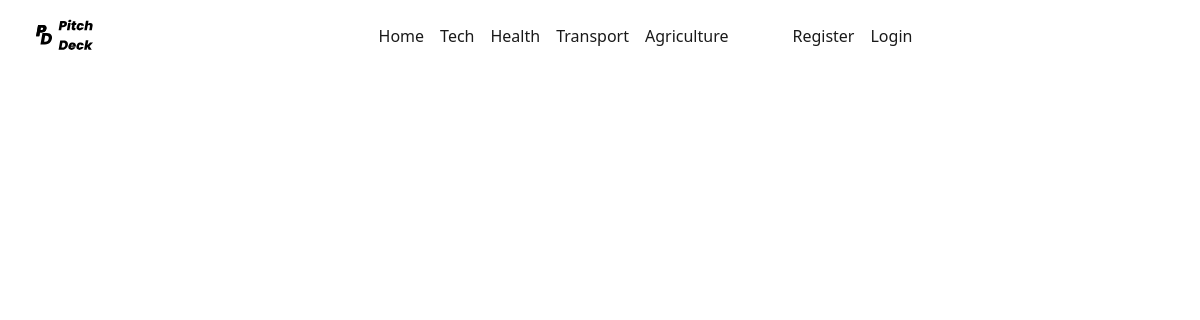
The app's page /categories/Health, older data.
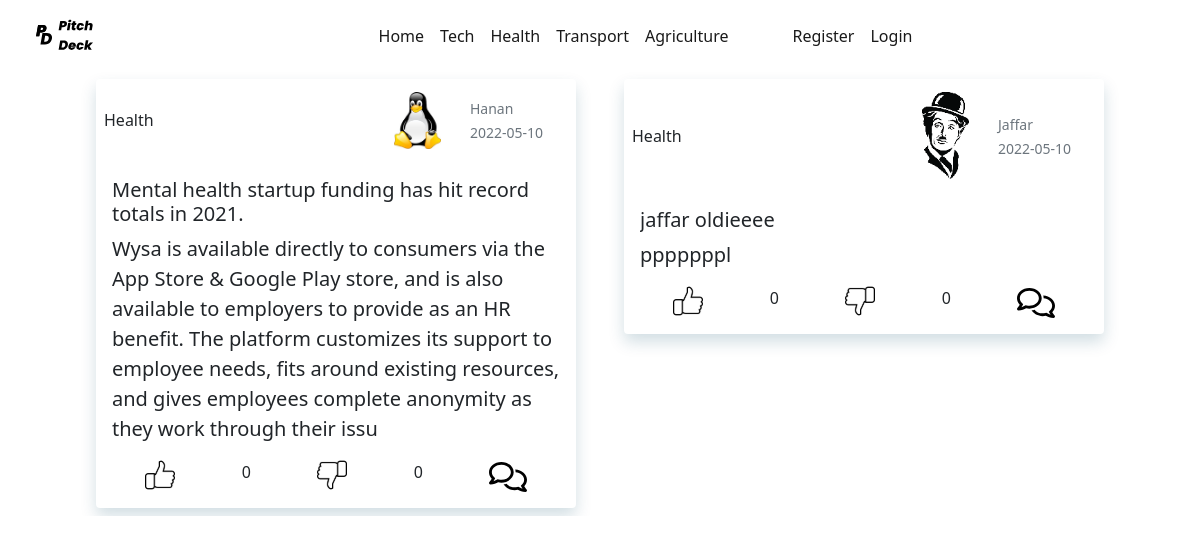
The same page, newer data.
### app/models.py (models this page shows, shortened)
class Pitch(db.Model):
    id = db.Column(db.Integer, primary_key=True)
    title = db.Column(db.String, nullable=False)
    content = db.Column(db.String, nullable=False)
    likes= db.Column(db.Integer, nullable=False,default=0)
    dislikes= db.Column(db.Integer, nullable=False,default=0)
    comments= db.Column(db.String, default='')
    category= db.Column(db.String,nullable=False)
    date_created = db.Column(db.Date, nullable=False, default=datetime.utcnow)
    user_id = db.Column(db.Integer, db.ForeignKey('user.id'), nullable=False)

class User(db.Model, UserMixin):
    id = db.Column(db.Integer, primary_key=True)
    username = db.Column(db.String, nullable=False, unique=True)
    email = db.Column(db.String, nullable=False, unique=True)
    password = db.Column(db.String, nullable=False)
    profile = db.Column(db.String, nullable=False, default='anon.png')
    pitches = db.relationship('Pitch', backref='author', lazy=True)
    otp = db.relationship('Otp', backref='user', lazy=True)

### app/pitch/routes.py (the view)
@posts.route('/categories/<category>')
def categories(category):
    pitches = Pitch.query.filter_by(category=category)
    return render_template('categories.html', pitches=pitches)

### app/templates/categories.html (shortened to what this page needs)
{% extends 'layout.html' %}
{% block body %}
<div class="container-fluid d-flex flex-wrap flex-row justify-content-center">
    {% for pitch in pitches %}
        <div class="pitches card my-2 mx-4">
              <div class="row  p-2">
                  <div class="col-md-7 mx-auto mt-auto mb-auto">
                   <p class="d-inline">{{pitch.category}}</p>
                  </div>
                <div class="col-md-2">
                    <img src="{{url_for('static', filename='/profiles/'+pitch.author.profile)}}" class="img-thumbnail img-fluid border border-white" alt="Profile picture" >
                </div>
                <div class="col-md-3 mx-auto mt-auto mb-auto text-muted">
                    <small>{{pitch.author.username}}</small>
                    <br>
                    <small>{{pitch.date_created}}</small>
                </div>
              </div>
            <div class="card-body">
              <h5 class="card-title">{{pitch.title}}</h5>
              <p class="card-text lead">{{pitch.content}}</p>
              <div class="d-flex justify-content-around">
                <a href="{{url_for('posts.likes',pitchid=pitch.id)}}"><img src="{{url_for('static',filename='/assets/like.svg')}}" alt=""></a>{{pitch.likes}}
                <a href="{{url_for('posts.dislikes',pitchid=pitch.id)}}"><img src="{{url_for('static',filename='/assets/unlike.svg')}}"  alt=""></a>{{pitch.dislikes}}
                <a  data-bs-toggle="collapse" href="#comments{{pitch.id}}" class="lead text-decoration-none">
                  <img src="{{url_for('static',filename='/assets/comment.svg')}}" height="30" alt="">
                </a>
              </div>
              </div>
          </div>
      {% endfor %}
</div>
{% endblock %}

Row changes from the older to the newer data that the page shows:
added Pitch: category "Health", profile (picture), author.username "Hanan", date_created "2022-05-10", title "Mental health startup funding has hit record totals in 2021.", content "Wysa is available directly to consumers via the App Store & Google Play store, and is also available to employers to provide as an HR benefit. The platform customizes its support to employee needs, fits around existing resources, and gives employees complete anonymity as they work through their issu", likes "0", dislikes "0"
added Pitch: category "Health", profile (picture), author.username "Jaffar", date_created "2022-05-10", title "jaffar oldieeee", content "pppppppl", likes "0", dislikes "0"
